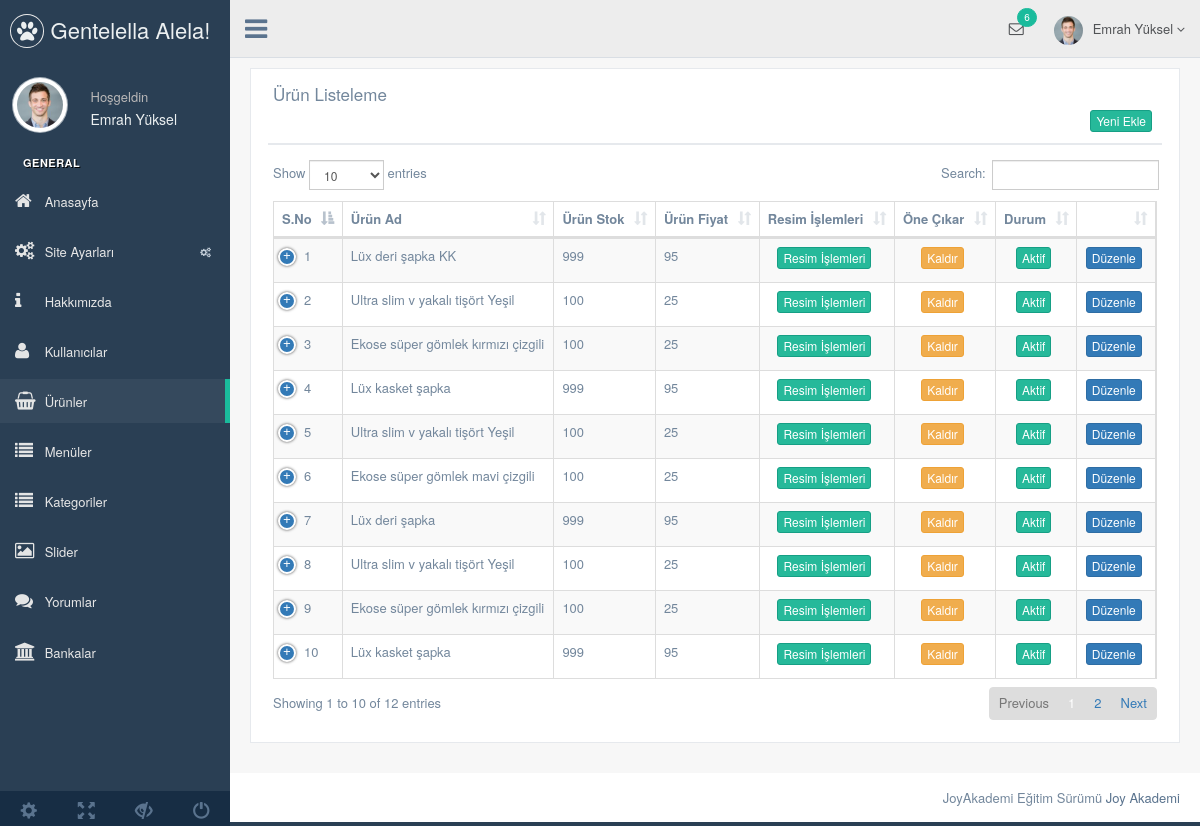
Screenshot of /nedmin/production/urun.php (signed in) with the database file from the repository.
### tables this page shows
CREATE TABLE `kullanici` (
  `kullanici_id` int(11) NOT NULL,
  `kullanici_zaman` datetime NOT NULL DEFAULT CURRENT_TIMESTAMP,
  `kullanici_resim` varchar(250) NOT NULL,
  `kullanici_tc` varchar(50) NOT NULL,
  `kullanici_ad` varchar(50) NOT NULL,
  `kullanici_mail` varchar(100) NOT NULL,
  `kullanici_gsm` varchar(50) NOT NULL,
  `kullanici_password` varchar(50) NOT NULL,
  `kullanici_adsoyad` varchar(50) NOT NULL,
  `kullanici_adres` varchar(250) NOT NULL,
  `kullanici_il` varchar(100) NOT NULL,
  `kullanici_ilce` varchar(100) NOT NULL,
  `kullanici_unvan` varchar(100) NOT NULL,
  `kullanici_yetki` varchar(50) NOT NULL,
  `kullanici_durum` int(1) NOT NULL DEFAULT '1'
);

CREATE TABLE `urun` (
  `urun_id` int(11) NOT NULL,
  `kategori_id` int(11) NOT NULL,
  `urun_zaman` timestamp NOT NULL DEFAULT CURRENT_TIMESTAMP,
  `urun_ad` varchar(250) NOT NULL,
  `urun_seourl` varchar(250) NOT NULL,
  `urun_detay` text NOT NULL,
  `urun_fiyat` float(9,2) NOT NULL,
  `urun_video` varchar(50) NOT NULL,
  `urun_keyword` varchar(250) NOT NULL,
  `urun_stok` int(11) NOT NULL,
  `urun_durum` enum('0','1') NOT NULL,
  `urun_onecikar` enum('0','1') NOT NULL DEFAULT '0'
);

### nedmin/production/urun.php (the view, shortened to what this page needs)
<?php
include 'header.php';
$urunsor=$db->prepare("SELECT * FROM urun order by urun_id DESC");
$urunsor->execute();
?>
<div class="right_col" role="main">
  <div class="">
    <div class="row">
      <div class="col-md-12 col-sm-12 col-xs-12">
        <div class="x_panel">
          <div class="x_title">
            <h2>Ürün Listeleme </h2>
            <div class="clearfix"></div>
            <div align="right">
              <a href="urun-ekle.php"><button class="btn btn-success btn-xs"> Yeni Ekle</button></a>
            </div>
          </div>
          <div class="x_content">
            <table id="datatable-responsive" class="table table-striped table-bordered dt-responsive nowrap" cellspacing="0" width="100%">
              <thead>
                <tr>
                  <th>S.No</th>
                  <th>Ürün Ad</th>
                  <th>Ürün Stok</th>
                  <th>Ürün Fiyat</th>
                  <th>Resim İşlemleri</th>
                  <th>Öne Çıkar</th>
                  <th>Durum</th>
                  <th></th>
                </tr>
              </thead>
              <tbody>
                <?php
                $say=0;
                while($uruncek=$urunsor->fetch(PDO::FETCH_ASSOC)) { $say++?>
                <tr>
                 <td width="20"><?php echo $say ?></td>
                 <td><?php echo $uruncek['urun_ad'] ?></td>
                 <td><?php echo $uruncek['urun_stok'] ?></td>
                 <td><?php echo $uruncek['urun_fiyat'] ?></td>
                 <td><center><a href="urun-galeri.php?urun_id=<?php echo $uruncek['urun_id'] ?>"><button class="btn btn-success btn-xs">Resim İşlemleri</button></a></center></td>
                 <td><center><?php
                 if ($uruncek['urun_onecikar']==0) {?>
                 <a href="../netting/islem.php?urun_id=<?php echo $uruncek['urun_id'] ?>&urun_one=1&urun_onecikar=ok"><button class="btn btn-success btn-xs">Ön Çıkar</button></a>
                 <?php } elseif ($uruncek['urun_onecikar']==1) {?>
                 <a href="../netting/islem.php?urun_id=<?php echo $uruncek['urun_id'] ?>&urun_one=0&urun_onecikar=ok"><button class="btn btn-warning btn-xs">Kaldır</button></a>
                   <?php } ?>
                   </center></td>
                 <td><center><?php
                  if ($uruncek['urun_durum']==1) {?>
                  <button class="btn btn-success btn-xs">Aktif</button>
                <?php } else {?>
                <button class="btn btn-danger btn-xs">Pasif</button>
                <?php } ?>
              </center>
            </td>
            <td><center><a href="urun-duzenle.php?urun_id=<?php echo $uruncek['urun_id']; ?>"><button class="btn btn-primary btn-xs">Düzenle</button></a></center></td>
          </tr>
          <?php  }
          ?>
        </tbody>
      </table>
    </div>
  </div>
</div>
</div>
</div>
</div>
<?php include 'footer.php'; ?>

### nedmin/production/header.php (shortened to what this page needs)
<?php
include '../netting/baglan.php';
$kullanicisor=$db->prepare("SELECT * FROM kullanici where kullanici_mail=:mail");
$kullanicisor->execute(array(
  'mail' => $_SESSION['kullanici_mail']
  ));
$kullanicicek=$kullanicisor->fetch(PDO::FETCH_ASSOC);
?>
<!DOCTYPE html>
<html lang="en">
<head>
  <link href="../vendors/bootstrap/dist/css/bootstrap.min.css" rel="stylesheet">
  <link href="../vendors/font-awesome/css/font-awesome.min.css" rel="stylesheet">
  <link href="../vendors/nprogress/nprogress.css" rel="stylesheet">
  <link href="../vendors/iCheck/skins/flat/green.css" rel="stylesheet">
  <link href="../vendors/datatables.net-bs/css/dataTables.bootstrap.min.css" rel="stylesheet">
  <link href="../vendors/datatables.net-buttons-bs/css/buttons.bootstrap.min.css" rel="stylesheet">
  <link href="../vendors/datatables.net-fixedheader-bs/css/fixedHeader.bootstrap.min.css" rel="stylesheet">
  <link href="../vendors/datatables.net-responsive-bs/css/responsive.bootstrap.min.css" rel="stylesheet">
  <link href="../vendors/datatables.net-scroller-bs/css/scroller.bootstrap.min.css" rel="stylesheet">
  <link href="../vendors/dropzone/dist/min/dropzone.min.css" rel="stylesheet">
  <link href="../build/css/custom.min.css" rel="stylesheet">
</head>
<body class="nav-md">
  <div class="container body">
    <div class="main_container">
      <div class="col-md-3 left_col">
        <div class="left_col scroll-view">
          <div class="navbar nav_title" style="border: 0;">
            <a href="index.html" class="site_title"><i class="fa fa-paw"></i> <span>Gentelella Alela!</span></a>
          </div>
          <div class="profile clearfix">
            <div class="profile_pic">
              <img src="images/img.jpg" alt="..." class="img-circle profile_img">
            </div>
            <div class="profile_info">
              <span>Hoşgeldin</span>
              <h2><?php echo $kullanicicek['kullanici_adsoyad'] ?></h2>
            </div>
          </div>
          <br />
          <div id="sidebar-menu" class="main_menu_side hidden-print main_menu">
            <div class="menu_section">
              <h3>General</h3>
              <ul class="nav side-menu">
                <li><a href="index.php"><i class="fa fa-home"></i> Anasayfa </a></li>
                <li><a><i class="fa fa-cogs"></i> Site Ayarları <span class="fa fa-cogs"></span></a>
             </li>
             <li><a href="hakkimizda.php"><i class="fa fa-info"></i> Hakkımızda </a></li>
             <li><a href="kullanici.php"><i class="fa fa-user"></i> Kullanıcılar </a></li>
             <li><a href="urun.php"><i class="fa fa-shopping-basket"></i> Ürünler </a></li>
             <li><a href="menu.php"><i class="fa fa-list"></i> Menüler </a></li>
             <li><a href="kategori.php"><i class="fa fa-list"></i> Kategoriler </a></li>
             <li><a href="slider.php"><i class="fa fa-image"></i> Slider </a></li>
             <li><a href="yorum.php"><i class="fa fa-comments"></i> Yorumlar </a></li>
             <li><a href="banka.php"><i class="fa fa-bank"></i> Bankalar </a></li>
           </ul>
         </div>
       </div>
       <div class="sidebar-footer hidden-small">
        <a data-toggle="tooltip" data-placement="top" title="Settings">
          <span class="glyphicon glyphicon-cog" aria-hidden="true"></span>
        </a>
        <a data-toggle="tooltip" data-placement="top" title="FullScreen">
          <span class="glyphicon glyphicon-fullscreen" aria-hidden="true"></span>
        </a>
        <a data-toggle="tooltip" data-placement="top" title="Lock">
          <span class="glyphicon glyphicon-eye-close" aria-hidden="true"></span>
        </a>
        <a data-toggle="tooltip" data-placement="top" title="Logout">
          <span class="glyphicon glyphicon-off" aria-hidden="true"></span>
        </a>
      </div>
    </div>
  </div>
  <div class="top_nav">
    <div class="nav_menu">
      <nav>
        <div class="nav toggle">
          <a id="menu_toggle"><i class="fa fa-bars"></i></a>
        </div>
        <ul class="nav navbar-nav navbar-right">
          <li class="">
            <a href="javascript:;" class="user-profile dropdown-toggle" data-toggle="dropdown" aria-expanded="false">
              <img src="images/img.jpg" alt=""><?php echo $kullanicicek['kullanici_adsoyad'] ?>
              <span class=" fa fa-angle-down"></span>
            </a>
          </li>
          <li role="presentation" class="dropdown">
            <a href="javascript:;" class="dropdown-toggle info-number" data-toggle="dropdown" aria-expanded="false">
              <i class="fa fa-envelope-o"></i>
              <span class="badge bg-green">6</span>
            </a>
          </li>
        </ul>
      </nav>
    </div>
  </div>

### rows the page displays
kullanici: kullanici_adsoyad "Emrah Yüksel"
urun: urun_ad "Lüx deri şapka KK", urun_stok "999", urun_fiyat "95", urun_durum "Aktif"
urun: urun_ad "Ultra slim v yakalı tişört Yeşil", urun_stok "100", urun_fiyat "25", urun_durum "Aktif"
urun: urun_ad "Ekose süper gömlek kırmızı çizgili", urun_stok "100", urun_fiyat "25", urun_durum "Aktif"
urun: urun_ad "Lüx kasket şapka", urun_stok "999", urun_fiyat "95", urun_durum "Aktif"
urun: urun_ad "Ultra slim v yakalı tişört Yeşil", urun_stok "100", urun_fiyat "25", urun_durum "Aktif"
urun: urun_ad "Ekose süper gömlek mavi çizgili", urun_stok "100", urun_fiyat "25", urun_durum "Aktif"
urun: urun_ad "Lüx deri şapka", urun_stok "999", urun_fiyat "95", urun_durum "Aktif"
urun: urun_ad "Ultra slim v yakalı tişört Yeşil", urun_stok "100", urun_fiyat "25", urun_durum "Aktif"
urun: urun_ad "Ekose süper gömlek kırmızı çizgili", urun_stok "100", urun_fiyat "25", urun_durum "Aktif"
urun: urun_ad "Lüx kasket şapka", urun_stok "999", urun_fiyat "95", urun_durum "Aktif"
